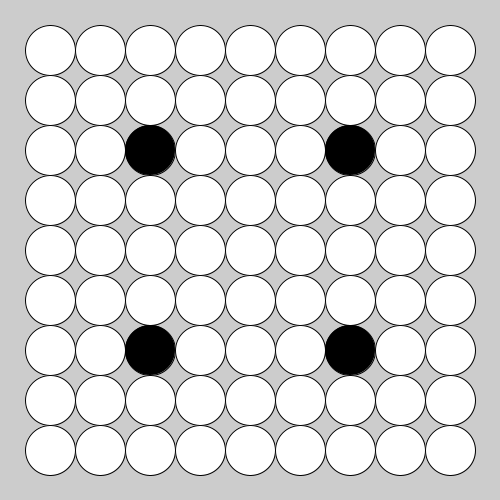
Frame 1 (no input)
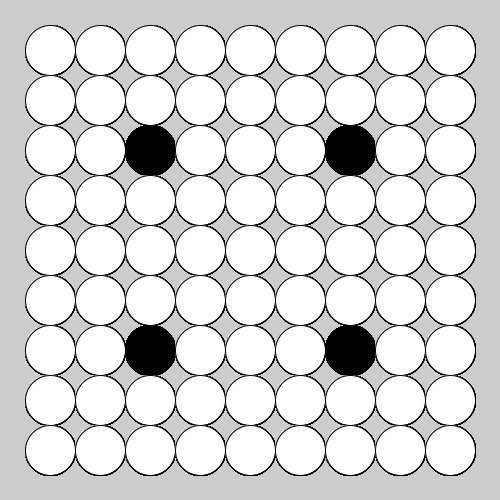
Frame 60 (the mouse pressed at the canvas centre just before this capture)
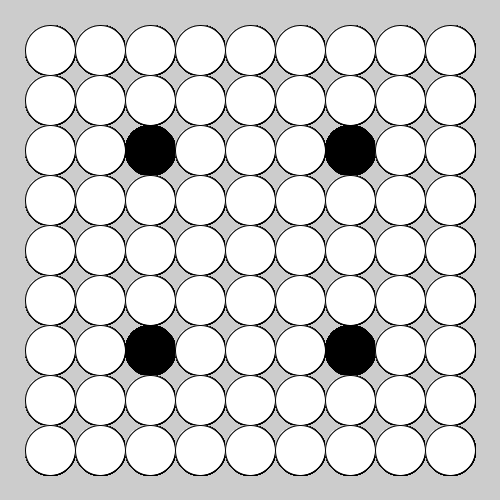
Frame 120 (the mouse held since frame 60 and released just before this capture)

The Processing sketch that drew these frames (run headless with seeded random() and noise(); from frame 60 on, the mouse is pressed at the canvas centre):

// Processing sketch: week04_6_simple_go_array
// ── week04_6_simple_go_array.pde
void setup()
{
  size(500,500);
}
int [][] go=
{
  {0,0,0,0,0,0,0,0,0},
  {0,0,0,0,0,0,0,0,0},
  {0,0,1,0,0,0,1,0,0},
  {0,0,0,0,0,0,0,0,0},
  {0,0,0,0,0,0,0,0,0},
  {0,0,0,0,0,0,0,0,0},
  {0,0,1,0,0,0,1,0,0},
  {0,0,0,0,0,0,0,0,0},
  {0,0,0,0,0,0,0,0,0}
};//陣列9x9
void draw()//用迴圈畫棋
{  
    for(int i=0;i<9;i++) //i對應y座標
    {
       for(int j=0;j<9;j++) //j對應x座標
       {
         if(go[i][j]==1) fill(0);
         else fill(255);
         ellipse(50+j*50,50+i*50,50,50);
       }
    }
}
